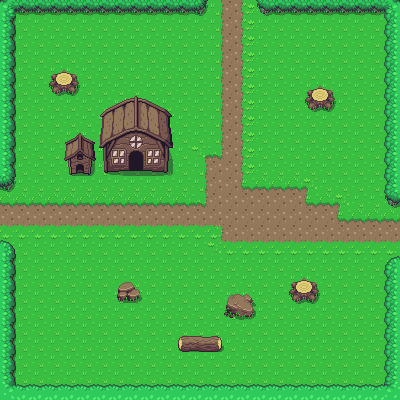

This game map was drawn from its Tiled (.tmx) file and the tilesets committed beside it. A one-line description and the full map source follow:
An orthogonal 25x25 tile map with 16x16 px tiles, 3 tile layers (Ground, Collisions, Roofs) and 14 objects.

<map version="1.5" tiledversion="1.7.2" orientation="orthogonal" renderorder="left-down" width="25" height="25" tilewidth="16" tileheight="16" infinite="0" nextlayerid="5" nextobjectid="37">
 <tileset firstgid="1" source="overworld.tsx" />
 <layer id="1" name="Ground" width="25" height="25">
  <data encoding="csv">
1,1,1,1,1,1,1,1,1,1,1,1,1,1201,1202,1203,1,1,1,1,1,1,1,1,1,
1,1,1,1,1,1,1,1,1,1,1,1,1,1201,1202,1203,1,1,1,1,1,1,1,1,1,
1,1,1,1,1,1,1,1,1,1,1,1,1,1201,1202,1203,1,1,1,1,1,1,1,1,1,
1,1,1,1,1,1,1,1,1,1,1,1,1,1201,1202,1203,1,1,1,1,1,1,1,1,1,
1,1,1,1,1,1,1,1,1,1,1,1,1,1201,1202,1203,1,1,1,1,1,1,1,1,1,
1,1,1,1,1,1,1,1,1,1,1,1,1,1201,1202,1203,1,1,1,1,1,1,1,1,1,
1,1,1,1,1,1,1,1,1,1,1,1,1,1201,1202,1203,1,1,1,1,1,1,1,1,1,
1,1,1,1,1,1,1,1,1,1,1,1,1,1201,1202,1203,1,1,1,1,1,1,1,1,1,
1,1,1,1,1,1,1,1,1,1,1,1,1,1201,1202,1203,1,1,1,1,1,1,1,1,1,
1,1,1,1,1,1,1,1,1,1,1,1,1161,1322,1202,1203,1,1,1,1,1,1,1,1,1,
1,1,1,1,1,1,1,1,1,1,1,1,1201,1202,1202,1203,1,1,1,1,1,1,1,1,1,
1,1,1,1,1,1,1,1,1,1,1,1,1201,1202,1202,1321,1162,1162,1162,1163,1,1,1,1,1,
1162,1162,1162,1162,1162,1162,1162,1162,1162,1162,1162,1162,1322,1202,1202,1202,1202,1202,1202,1321,1162,1163,1,1,1,
1202,1202,1202,1202,1202,1202,1202,1202,1202,1202,1202,1202,1202,1202,1202,1202,1202,1202,1202,1202,1202,1321,1162,1162,1162,
1242,1242,1242,1242,1242,1242,1242,1242,1242,1242,1242,1242,1242,1282,1202,1202,1202,1202,1202,1202,1202,1202,1202,1202,1202,
1,1,1,1,1,1,1,1,1,1,1,1,1,1241,1242,1242,1242,1242,1242,1242,1242,1242,1242,1242,1242,
1,1,1,1,1,1,1,1,1,1,1,1,1,1,1,1,1,1,1,1,1,1,1,1,1,
1,1,1,1,1,1,1,1,1,1,1,1,1,1,1,1,1,1,1,1,1,1,1,1,1,
1,1,1,1,1,1,1,1,1,1,1,1,1,1,1,1,1,1,1,1,1,1,1,1,1,
1,1,1,1,1,1,1,1,1,1,1,1,1,1,1,1,1,1,1,1,1,1,1,1,1,
1,1,1,1,1,1,1,1,1,1,1,1,1,1,1,1,1,1,1,1,1,1,1,1,1,
1,1,1,1,1,1,1,1,1,1,1,1,1,1,1,1,1,1,1,1,1,1,1,1,1,
1,1,1,1,1,1,1,1,1,1,1,1,1,1,1,1,1,1,1,1,1,1,1,1,1,
1,1,1,1,1,1,1,1,1,1,1,1,1,1,1,1,1,1,1,1,1,1,1,1,1,
1,1,1,1,1,1,1,1,1,1,1,1,1,1,1,1,1,1,1,1,1,1,1,1,1
</data>
 </layer>
 <layer id="2" name="Collisions" width="25" height="25">
  <data encoding="csv">
648,766,766,766,766,766,766,766,766,766,766,766,687,0,0,0,686,766,766,766,766,766,766,766,688,
728,0,0,0,0,0,0,0,0,0,0,0,0,0,0,0,0,0,0,0,0,0,0,0,727,
728,0,0,0,0,0,0,0,0,0,0,0,0,0,0,0,0,0,0,0,0,0,0,0,727,
728,0,0,0,0,0,0,0,0,0,0,0,0,0,0,0,0,0,0,0,0,0,0,0,727,
728,0,0,152,153,0,0,0,0,0,0,0,0,0,0,0,0,0,0,0,0,0,0,0,727,
728,0,0,192,193,0,0,0,0,0,0,0,0,0,0,0,0,0,0,152,153,0,0,0,727,
728,0,0,0,0,0,7,8,9,10,11,0,0,0,0,0,0,0,0,192,193,0,0,0,727,
728,0,0,0,0,0,47,48,49,50,51,0,0,0,0,0,0,0,0,0,0,0,0,0,727,
728,0,0,0,214,215,87,88,89,90,91,0,0,0,0,0,0,0,0,0,0,0,0,0,727,
728,0,0,0,254,255,127,128,129,130,131,0,0,0,0,0,0,0,0,0,0,0,0,0,727,
728,0,0,0,294,295,167,168,169,170,171,0,0,0,0,0,0,0,0,0,0,0,0,0,727,
687,0,0,0,0,0,0,0,0,0,0,0,0,0,0,0,0,0,0,0,0,0,0,0,727,
0,0,0,0,0,0,0,0,0,0,0,0,0,0,0,0,0,0,0,0,0,0,0,0,686,
0,0,0,0,0,0,0,0,0,0,0,0,0,0,0,0,0,0,0,0,0,0,0,0,0,
0,0,0,0,0,0,0,0,0,0,0,0,0,0,0,0,0,0,0,0,0,0,0,0,0,
647,0,0,0,0,0,0,0,0,0,0,0,0,0,0,0,0,0,0,0,0,0,0,0,0,
728,0,0,0,0,0,0,0,0,0,0,0,0,0,0,0,0,0,0,0,0,0,0,0,646,
728,0,0,0,0,0,0,45,46,0,0,0,0,0,0,0,0,0,152,153,0,0,0,0,727,
728,0,0,0,0,0,0,85,86,0,0,0,0,0,450,451,0,0,192,193,0,0,0,0,727,
728,0,0,0,0,0,0,0,0,0,0,0,0,0,490,491,0,0,0,0,0,0,0,0,727,
728,0,0,0,0,0,0,0,0,0,0,0,0,0,0,0,0,0,0,0,0,0,0,0,727,
728,0,0,0,0,0,0,0,0,0,0,204,205,206,0,0,0,0,0,0,0,0,0,0,727,
728,0,0,0,0,0,0,0,0,0,0,0,0,0,0,0,0,0,0,0,0,0,0,0,727,
728,0,0,0,0,0,0,0,0,0,0,0,0,0,0,0,0,0,0,0,0,0,0,0,727,
645,726,726,726,726,726,726,726,726,726,726,726,726,726,726,726,726,726,726,726,726,726,726,726,644
</data>
 </layer>
 <layer id="4" name="Roofs" width="25" height="25">
  <data encoding="csv">
0,0,0,0,0,0,0,0,0,0,0,0,0,0,0,0,0,0,0,0,0,0,0,0,0,
0,0,0,0,0,0,0,0,0,0,0,0,0,0,0,0,0,0,0,0,0,0,0,0,0,
0,0,0,0,0,0,0,0,0,0,0,0,0,0,0,0,0,0,0,0,0,0,0,0,0,
0,0,0,0,0,0,0,0,0,0,0,0,0,0,0,0,0,0,0,0,0,0,0,0,0,
0,0,0,0,0,0,0,0,0,0,0,0,0,0,0,0,0,0,0,0,0,0,0,0,0,
0,0,0,0,0,0,0,0,0,0,0,0,0,0,0,0,0,0,0,0,0,0,0,0,0,
0,0,0,0,0,0,7,8,9,10,11,0,0,0,0,0,0,0,0,0,0,0,0,0,0,
0,0,0,0,0,0,47,48,49,50,51,0,0,0,0,0,0,0,0,0,0,0,0,0,0,
0,0,0,0,0,0,87,88,89,90,91,0,0,0,0,0,0,0,0,0,0,0,0,0,0,
0,0,0,0,0,0,0,0,0,0,0,0,0,0,0,0,0,0,0,0,0,0,0,0,0,
0,0,0,0,0,0,0,0,0,0,0,0,0,0,0,0,0,0,0,0,0,0,0,0,0,
0,0,0,0,0,0,0,0,0,0,0,0,0,0,0,0,0,0,0,0,0,0,0,0,0,
0,0,0,0,0,0,0,0,0,0,0,0,0,0,0,0,0,0,0,0,0,0,0,0,0,
0,0,0,0,0,0,0,0,0,0,0,0,0,0,0,0,0,0,0,0,0,0,0,0,0,
0,0,0,0,0,0,0,0,0,0,0,0,0,0,0,0,0,0,0,0,0,0,0,0,0,
0,0,0,0,0,0,0,0,0,0,0,0,0,0,0,0,0,0,0,0,0,0,0,0,0,
0,0,0,0,0,0,0,0,0,0,0,0,0,0,0,0,0,0,0,0,0,0,0,0,0,
0,0,0,0,0,0,0,0,0,0,0,0,0,0,0,0,0,0,0,0,0,0,0,0,0,
0,0,0,0,0,0,0,0,0,0,0,0,0,0,0,0,0,0,0,0,0,0,0,0,0,
0,0,0,0,0,0,0,0,0,0,0,0,0,0,0,0,0,0,0,0,0,0,0,0,0,
0,0,0,0,0,0,0,0,0,0,0,0,0,0,0,0,0,0,0,0,0,0,0,0,0,
0,0,0,0,0,0,0,0,0,0,0,0,0,0,0,0,0,0,0,0,0,0,0,0,0,
0,0,0,0,0,0,0,0,0,0,0,0,0,0,0,0,0,0,0,0,0,0,0,0,0,
0,0,0,0,0,0,0,0,0,0,0,0,0,0,0,0,0,0,0,0,0,0,0,0,0,
0,0,0,0,0,0,0,0,0,0,0,0,0,0,0,0,0,0,0,0,0,0,0,0,0
</data>
 </layer>
 <objectgroup id="3" name="collision mask">
  <object id="4" x="0" y="-2" width="16" height="194.667" />
  <object id="5" x="16" y="-1.33333" width="191.333" height="16.6667" />
  <object id="6" x="256.667" y="-1.33333" width="143.333" height="18" />
  <object id="7" x="382.667" y="14.6667" width="17.3333" height="192.667" />
  <object id="8" x="384" y="256" width="16" height="144.667" />
  <object id="11" x="-2" y="383.333" width="400.667" height="18" />
  <object id="13" x="0.666667" y="240.667" width="14.6667" height="159.333" />
  <object id="15" x="115.333" y="281.333" width="26" height="21.3333" />
  <object id="16" x="176" y="336.667" width="48.6667" height="16" />
  <object id="19" x="224.667" y="292" width="30.6667" height="26" />
  <object id="33" x="106" y="173.333">
   <polygon points="0,0 23.0417,-2.66667 23.2917,-22.125 36.9167,-22.3333 36.6667,-3.33333 60.3333,-0.666667 61.6667,-26 62.1667,-34.75 62.75,-47.1667 59.3333,-55.9167 42.0833,-62.9167 29.5833,-64.5 19.1667,-64.5833 6.33333,-61 0.91667,-57.5 -2.25,-52.5833 -3.66667,-26.3333 -13.75,-26.9167 -27,-33.8333 -39.25,-30.75 -39.5,-16.25 -37,0.666667 -16,0.666667" />
  </object>
  <object id="34" x="48.3333" y="69.6667" width="31.3333" height="25.6667" />
  <object id="35" x="303.667" y="84.6667" width="32.6667" height="26.6667" />
  <object id="36" x="288.667" y="277" width="32" height="27.3333" />
 </objectgroup>
</map>
